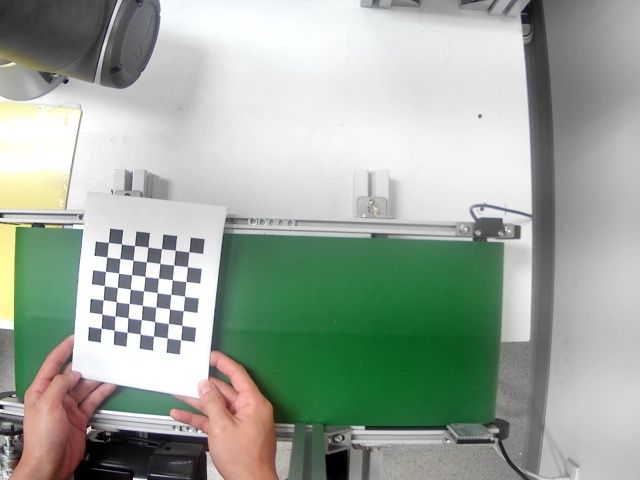
#> input picture calibration_images/cap_1.jpg, 640 x 480 px; its folder holds only this picture in this run
$ python calibrate_camera.py
#> lines starting #> are read from the running program, lines starting #| are printed output that depends on the picture; after the words box and inside, x2 and y2 are one past the last pixel; in counts of white or black regions, pixels touching at a corner belong together; long printed decimals are rounded
from pathlib import Path
import numpy as np
import cv2

CALIB_IMG_DIR = Path('./calibration_images')
CALIB_INFO_DIR = Path('./calibration_info')
CALIB_INFO_DIR.mkdir(parents=True, exist_ok=True)

# define the size in mm in chessboard
# MANUALLY EDIT
SQR_SIZE = 19

# define termination criteria
CRITERIA = (cv2.TERM_CRITERIA_EPS + cv2.TERM_CRITERIA_MAX_ITER, 30, 0.001)

# prepare grid of object points, like (0,0,0), (1,0,0), (2,0,0) ....,(7,7,0)
OBJ_IDX = np.zeros((7*7, 3), np.float32)
# add SQR_SIZE to account for SQR_SIZE cm per square in grid
OBJ_IDX[:, :2] = np.mgrid[0: 7, 0: 7].T.reshape(-1, 2) * SQR_SIZE

# arrays to store object points and image points from all images
obj_points = []     # 3d point in the real world space
img_points = []     # 2d points in the image plane

# define visualization window
window_name_im = 'Image'
cv2.namedWindow(window_name_im, cv2.WINDOW_FULLSCREEN)

# define alpha argument for getting optimal new camera matrix after calibration
ALPHA = 0

if __name__ == '__main__':
    print('>>>> Reading calibration images...')
    found = 0
    for fname in CALIB_IMG_DIR.glob('*.jpg'):
        im = cv2.imread(str(fname))
#> im is the input picture: shape (480, 640, 3); mean B, G, R 157.8, 168.1, 157.7
        gray = cv2.cvtColor(im, cv2.COLOR_BGR2GRAY)
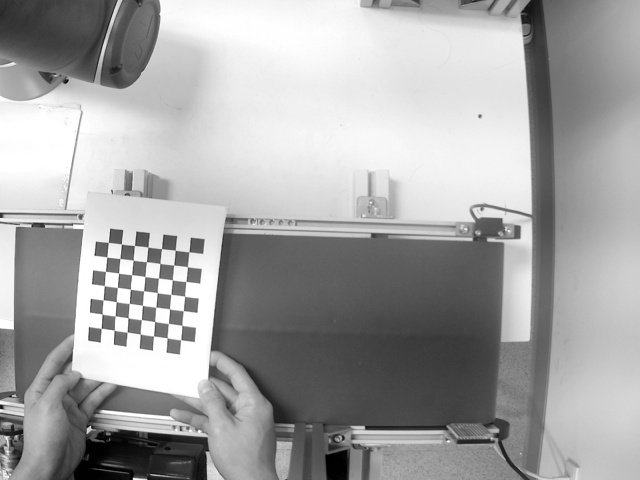
#> gray: shape (480, 640); min 0, max 255, mean 163.8
        # find the chessboard corners
        ret, corners = cv2.findChessboardCorners(gray, (7, 7), None)
#> ret = True; corners = 49 rows, first 8: [108.3, 242.4], [121.3, 243.9], [134.5, 245.5], [147.9, 247.2], [161.5, 248.6], [175.1, 250.2], [188.9, 251.8], [106.9, 257]
        # if found, add object points, image points, (after refining them)
        if ret:
            found += 1
            obj_points.append(OBJ_IDX)
            corners2 = cv2.cornerSubPix(gray, corners, (11, 11), (-1, -1), CRITERIA)
#> corners2 = 49 rows, first 8: [108.4, 242.4], [121.3, 244], [134.5, 245.5], [147.8, 247], [161.5, 248.7], [175.2, 250.2], [188.9, 251.8], [106.6, 256.9]
            img_points.append(corners)
            # Draw and display the corners
            cv2.drawChessboardCorners(im, (7, 7), corners2, ret)
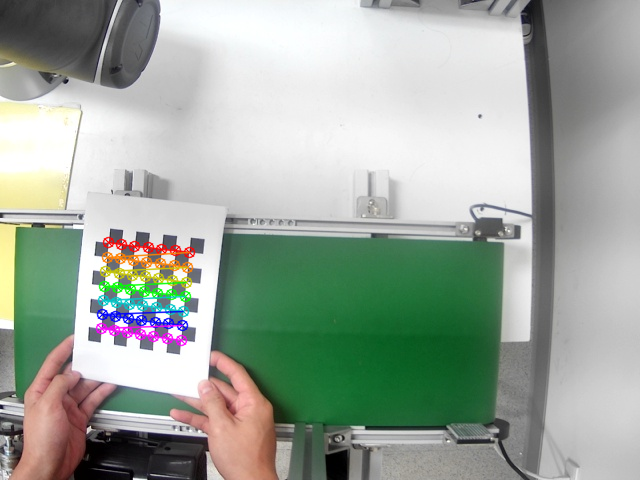
#> im: shape (480, 640, 3); 2.13% of pixels changed, all inside (x1, y1, x2, y2) = (95, 236, 196, 347)
            cv2.imshow(window_name_im, im)
            cv2.waitKey(500)
    print(f'{found} images used for calibration')
    cv2.destroyAllWindows()

    print('>>>> Starting calibration...')
    ret, mat_cam, dist, rvec, tvec = cv2.calibrateCamera(obj_points, img_points, gray.shape[::-1], None, None)
#> ret = 0.112; mat_cam = [[760.6, 0, 331], [0, 767.6, 298.1], [0, 0, 1]]; dist = [[-0.473, -0.898, -0.0161, 0.0208, 9.17]]; rvec = ([0.0556, -0.0745, 0.115],); tvec = ([-296.9, -71.19, 946.4],)

    print('>>>> Verifying calibration...')
    # estimate re-projection error
    error_mean = 0.0
    for i in range(len(obj_points)):
        img_points_, mat_jacob = cv2.projectPoints(obj_points[i], rvec[i], tvec[i], mat_cam, dist)
        error_mean += cv2.norm(img_points[i], img_points_, cv2.NORM_L2) / len(img_points_)
#> this loop made 1 pass
#> error_mean on pass 1: 0.016
#> after the loop, error_mean = 0.016
    print(f'Re-projection error: {error_mean / len(obj_points)}')
#| Re-projection error: 0.01599

    h, w = im.shape[:2]
#> h = 480; w = 640
    print(f'Image size (width, height): ({w}, {h})')
#| Image size (width, height): (640, 480)
    # if using Alpha = 0, so we discard the black pixels from the distortion.
    # This helps make the entire region of interest is the full dimensions of the image (after `undistort`)
    # if using Alpha = 1, we retain the black pixels, and obtain the region of interest as the valid pixels for the matrix.
    # I will use Alpha = 1, so that I don't have to run undistort and can just calculate my real world x,y
    mat_cam_new, roi = cv2.getOptimalNewCameraMatrix(mat_cam, dist, (w, h), ALPHA, (w, h))
#> mat_cam_new = [[813.4, 0, 330.7], [0, 800.8, 281.9], [0, 0, 1]]; roi = (0, 0, 639, 479)

    # get inverse new camera matrix
    mat_cam_new_inv = np.linalg.inv(mat_cam)
#> mat_cam_new_inv = [[0.00131, 0, -0.435], [0, 0.0013, -0.388], [0, 0, 1]]

    # undistort image
    im_undist = cv2.undistort(im, mat_cam, dist, None, mat_cam_new)
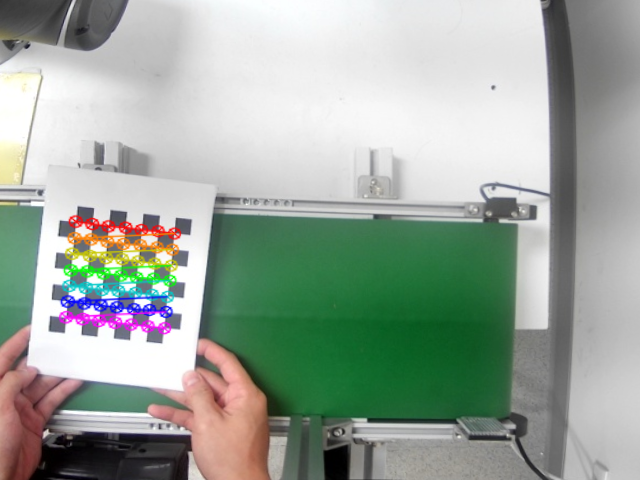
#> im_undist: shape (480, 640, 3); mean B, G, R 156.1, 166.4, 155.5

    # visualization
    window_name_before = 'Before'
    cv2.namedWindow(window_name_before, cv2.WINDOW_FULLSCREEN)
    window_name_after = 'After'
    cv2.namedWindow(window_name_after, cv2.WINDOW_FULLSCREEN)
    cv2.imshow(window_name_before, im)
    cv2.imshow(window_name_after, im_undist)
    cv2.waitKey(5000)
    cv2.destroyAllWindows()

    print('>>>> Saving calibration information...')
    print(f'Camera matrix:\n{mat_cam}')
#| Camera matrix:
#| [[760.605   0.         331.037]
#|  [  0.         767.616 298.056]
#|  [  0.           0.           1.        ]]
    np.save(CALIB_INFO_DIR / 'camera_matrix.npy', mat_cam)
    print(f'Distortion Coefficients:\n{dist}')
#| Distortion Coefficients:
#| [[-0.4728  -0.8977 -0.0161  0.02076  9.173]]
    np.save(CALIB_INFO_DIR / 'distortion_coeff.npy', dist)

$ run again, on calibration_images/cap_14.jpg
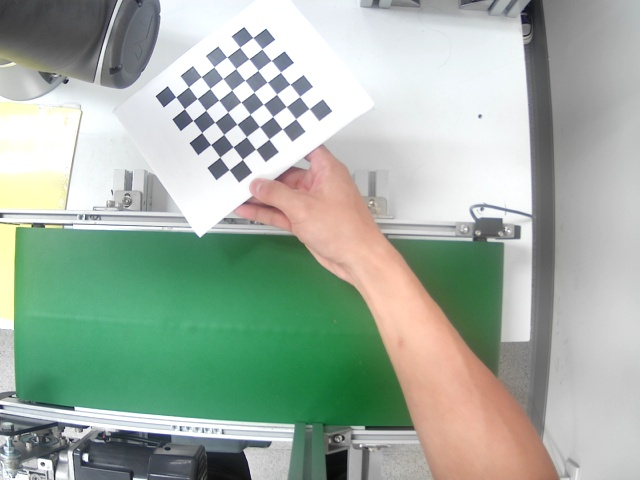
#> input picture calibration_images/cap_14.jpg, 640 x 480 px
#> im is the input picture: shape (480, 640, 3); mean B, G, R 162.9, 175.8, 161
#> `ret, corners = cv2.findChessboardCorners(gray, (7, 7), None)`: ret = True; corners = 49 rows, first 8: [252.7, 37.54], [261.9, 48.93], [271.3, 60.55], [280.5, 72.34], [290, 84.37], [299.6, 96.54], [309.2, 108.6], [239.7, 47.29]
#> corners2 = 49 rows, first 8: [252.7, 37.3], [261.9, 48.72], [271.2, 60.38], [280.4, 72.06], [290, 84.17], [299.6, 96.38], [309, 108.5], [239.8, 47.44]
#> `cv2.drawChessboardCorners(im, (7, 7), corners2, ret)`:
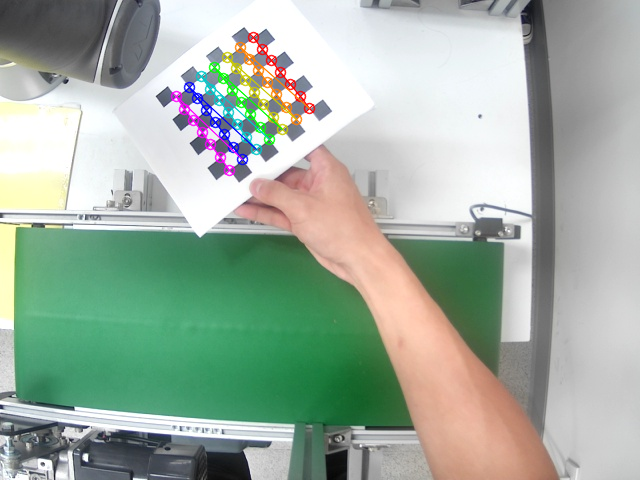
#> im: shape (480, 640, 3); 2.15% of pixels changed, all inside (x1, y1, x2, y2) = (170, 31, 316, 177)
#> `ret, mat_cam, dist, rvec, tvec = cv2.calibrateCamera(obj_points, img_p..`: ret = 0.224; mat_cam = [[514.8, 0, 331.4], [0, 514.4, 249.1], [0, 0, 1]]; dist = [[0.117, -1.3, 0.0349, 0.0183, 3.01]]; rvec = ([0.0305, 0.0691, 0.929],); tvec = ([-93.87, -251.4, 574.6],)
#> the loop `for i in range(len(obj_points)):` made 1 pass
#> error_mean on pass 1: 0.032
#> after the loop `for i in range(len(obj_points)):`: error_mean = 0.032
#| Re-projection error: 0.03204
#| Image size (width, height): (640, 480)
#> mat_cam_new = [[643.2, 0, 315.1], [0, 654.5, 248.1], [0, 0, 1]]; roi = (0, 0, 639, 479)
#> mat_cam_new_inv = [[0.00194, 0, -0.644], [0, 0.00194, -0.484], [0, 0, 1]]
#> `im_undist = cv2.undistort(im, mat_cam, dist, None, mat_cam_new)`:
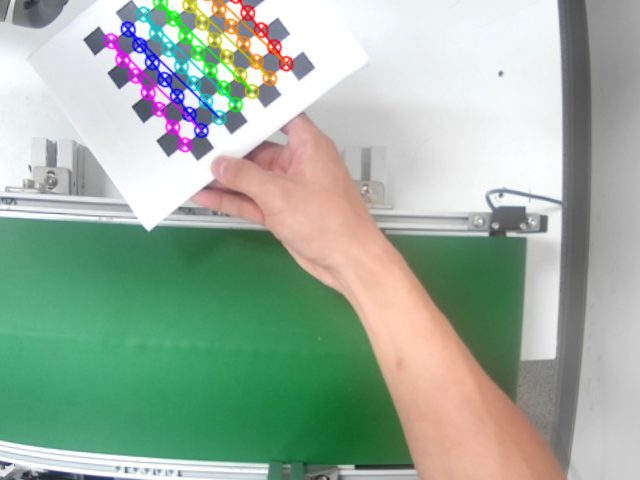
#> im_undist: shape (480, 640, 3); mean B, G, R 159.2, 175.3, 157.1
#| Camera matrix:
#| [[514.769   0.         331.368]
#|  [  0.         514.372 249.114]
#|  [  0.           0.           1.        ]]
#| Distortion Coefficients:
#| [[ 0.117 -1.299  0.03485  0.01827  3.005  ]]

$ run again, on calibration_images/cap_10.jpg
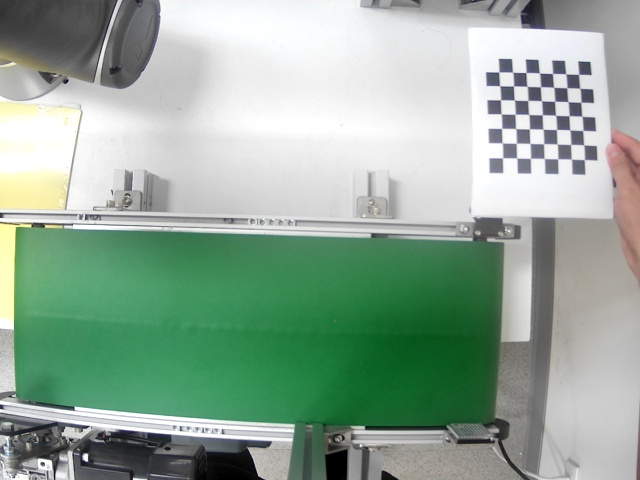
#> input picture calibration_images/cap_10.jpg, 640 x 480 px
#> im is the input picture: shape (480, 640, 3); mean B, G, R 153.9, 169.8, 147.6
#> `ret, corners = cv2.findChessboardCorners(gray, (7, 7), None)`: ret = True; corners = 49 rows, first 8: [498.6, 72.12], [512.7, 72.21], [526, 72.51], [539.5, 72.99], [552.5, 73.49], [565.6, 73.7], [578.5, 74.42], [499.7, 85.66]
#> corners2 = 49 rows, first 8: [498.8, 71.88], [512.7, 72.21], [526.1, 72.43], [539.5, 72.91], [546.1, 73.23], [566, 73.83], [581.6, 74.56], [499.7, 85.76]
#> `cv2.drawChessboardCorners(im, (7, 7), corners2, ret)`:
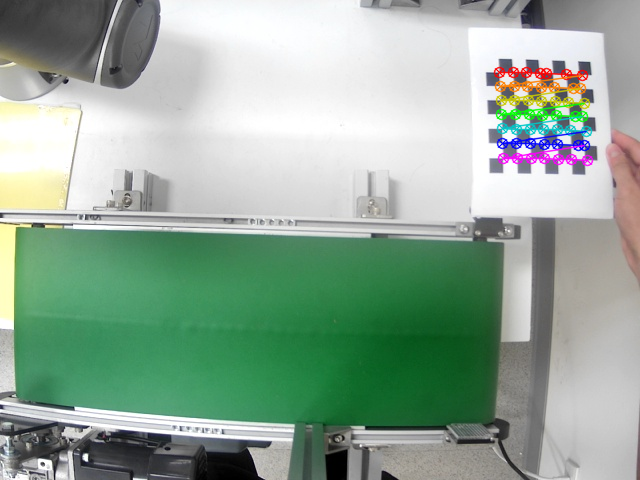
#> im: shape (480, 640, 3); 2.12% of pixels changed, all inside (x1, y1, x2, y2) = (493, 66, 594, 167)
#> `ret, mat_cam, dist, rvec, tvec = cv2.calibrateCamera(obj_points, img_p..`: ret = 1.82; mat_cam = [[204.5, 0, 374.1], [0, 228, 309.1], [0, 0, 1]]; dist = [[0.0507, -0.0223, 0.0342, -0.0288, 0.0031]]; rvec = ([0.1, 0.175, 0.00943],); tvec = ([188.6, -313.6, 258],)
#> the loop `for i in range(len(obj_points)):` made 1 pass
#> error_mean on pass 1: 0.26
#> after the loop `for i in range(len(obj_points)):`: error_mean = 0.26
#| Re-projection error: 0.2603
#| Image size (width, height): (640, 480)
#> mat_cam_new = [[223.1, 0, 336.4], [0, 240.5, 343.6], [0, 0, 1]]; roi = (0, 0, 639, 479)
#> mat_cam_new_inv = [[0.00489, 0, -1.83], [0, 0.00439, -1.36], [0, 0, 1]]
#> `im_undist = cv2.undistort(im, mat_cam, dist, None, mat_cam_new)`:
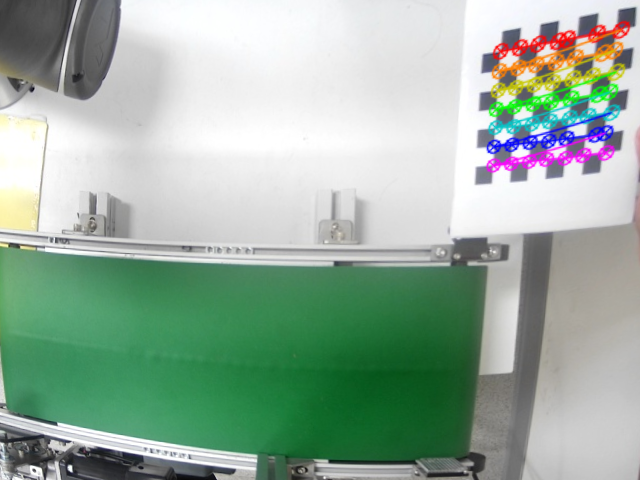
#> im_undist: shape (480, 640, 3); mean B, G, R 159.8, 175, 153.6
#| Camera matrix:
#| [[204.509   0.         374.092]
#|  [  0.         228.008 309.126]
#|  [  0.           0.           1.        ]]
#| Distortion Coefficients:
#| [[ 0.0507 -0.02227  0.03423 -0.02885  0.003098]]
